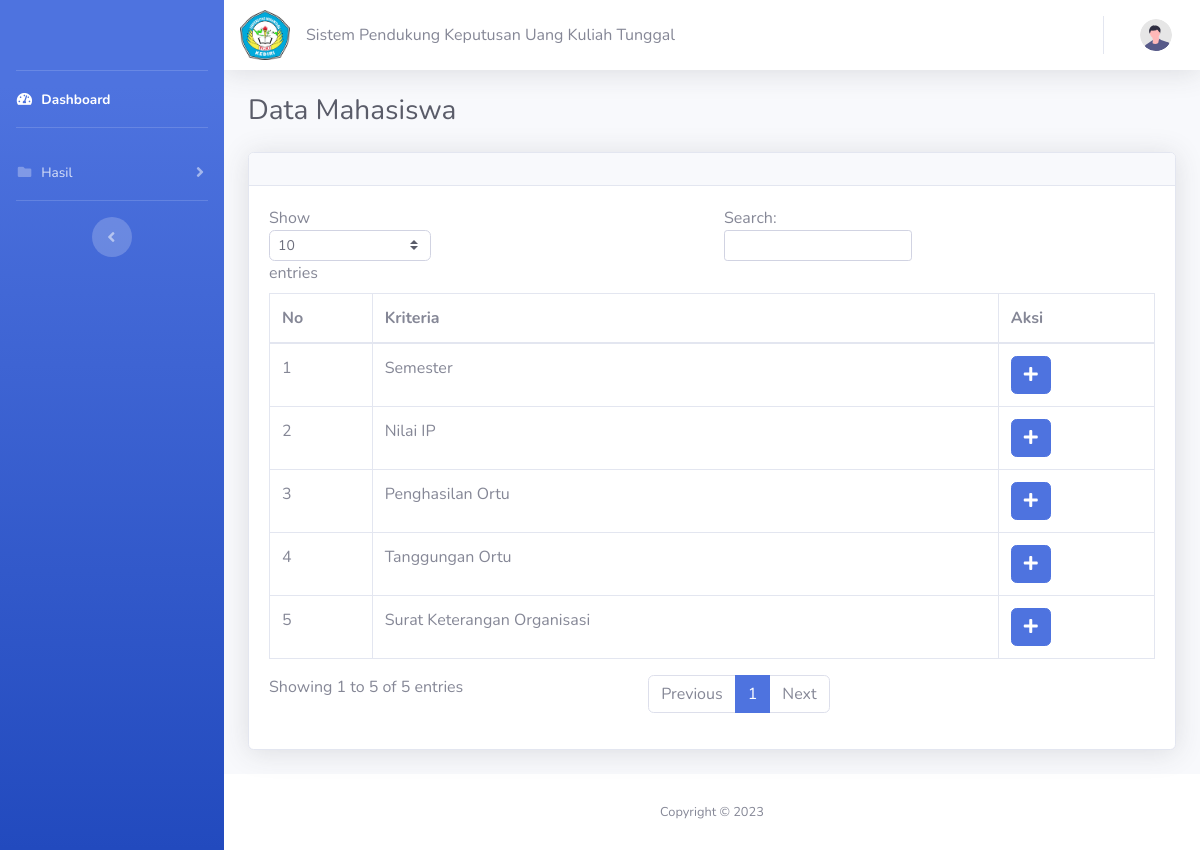
The page /index.php/datamahasiswa on the database its author committed.
### tables this page shows
CREATE TABLE `tb_kriteria` (
  `id_kriteria` int(11) NOT NULL,
  `kode_kriteria` varchar(255) DEFAULT NULL,
  `nama_kriteria` varchar(255) DEFAULT NULL
);

### application/controllers/Datamahasiswa.php (called while the page is built, shortened)
<?php
class Datamahasiswa extends CI_Controller
{
    public function __construct()
    {
        $this->load->model('MDatamahasiswa');
        $this->load->model('MKriteria');
        $this->load->model('MMahasiswa');
        $this->load->library('form_validation');
    }
    public function index()
    {
        $data['datamahasiswa'] = $this->MDatamahasiswa->getAll();
        $data['nim'] = $this->session->userdata('username');
        $data['kriteria'] = $this->MKriteria->getAll();
        $data['mahasiswa'] = $this->MMahasiswa->getByNim($this->session->userdata('username'));
        $this->load->view('Themes/Header', $data);
        $this->load->view('Themes/Menu');
        $this->load->view('Datamahasiswa/Index');
        $this->load->view('Themes/Footer');
        $this->load->view('Themes/Scripts');
    }
}

### index.php (called while the page is built, shortened)
<?php
require_once BASEPATH.'core/CodeIgniter.php';

### application/models/MKriteria.php (called while the page is built, shortened)
<?php
class MKriteria extends CI_Model
{
    public function getAll()
    {
        $query = $this->db->get('tb_kriteria');
        return $query->result_array();
    }
}

### application/views/Datamahasiswa/Index.php (the view, shortened to what this page needs)
<div class="container-fluid">
    <div class="d-sm-flex align-items-center justify-content-between mb-4">
        <h1 class="h3 mb-0 text-gray-800">Data Mahasiswa</h1>
    </div>
    <div class="card shadow mb-4">
        <div class="card-header py-3">
        </div>
        <div class="card-body">
            <div class="table-responsive">
                <table class="table table-bordered" id="dataTable" width="100%" cellspacing="0">
                    <thead>
                        <tr>
                            <th>No</th>
                            <th>Kriteria</th>
                            <th>Aksi</th>
                        </tr>
                    </thead>
                    <tbody>
                        <?php
                        $no = 1;
                        foreach ($kriteria as $data) : ?>
                            <tr>
                                <td><?= $no++ ?></td>
                                <td><?= $data['nama_kriteria'] ?></td>
                                <td>
                                    <?php
                                    $cek = $this->db->get_where('tb_data_mahasiswa', ['id_kriteria' => $data['id_kriteria'], 'id_mahasiswa' => $mahasiswa['id_mahasiswa']])->row_array();
                                    ?>
                                    <?php if (!$cek) { ?>
                                        <a href="<?= base_url('add-datamahasiswa/') . $nim . '/' . $data['id_kriteria'] ?>" class="btn btn-primary"><i class="fas fa-plus"></i></a>
                                    <?php } else { ?>
                                        <i class="fas fa-check text-success"></i>
                                    <?php } ?>
                                </td>
                            </tr>
                        <?php endforeach; ?>
                    </tbody>
                </table>
            </div>
        </div>
    </div>
</div>

### rows shown on the page
tb_kriteria: nama_kriteria "Semester"
tb_kriteria: nama_kriteria "Nilai IP"
tb_kriteria: nama_kriteria "Penghasilan Ortu"
tb_kriteria: nama_kriteria "Tanggungan Ortu"
tb_kriteria: nama_kriteria "Surat Keterangan Organisasi"
